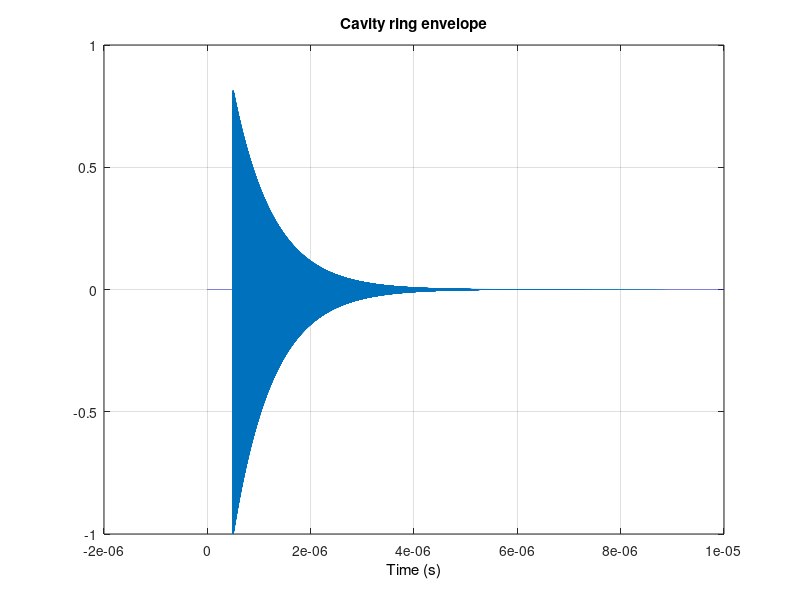
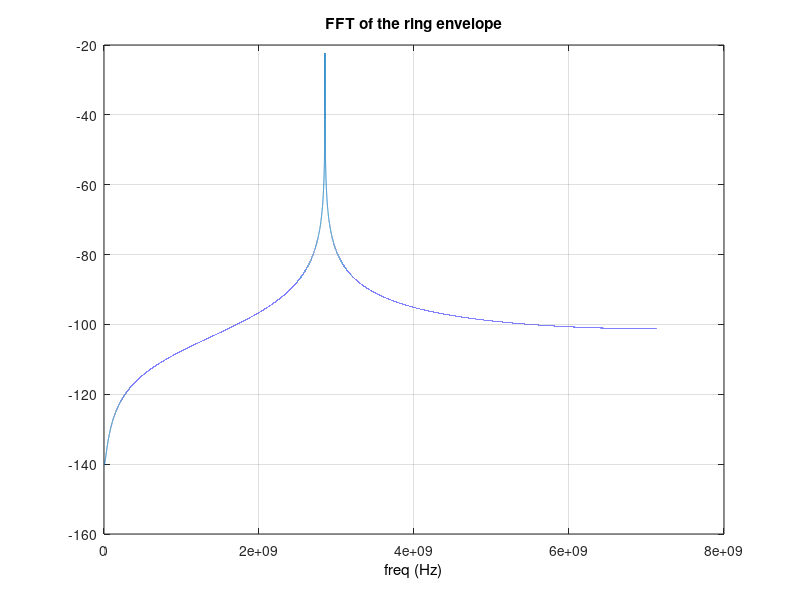

Here is the MATLAB script that generated these plots, in order:
close all;
clear all;

q = 10e-12
fr = 2851.3e6;
w = fr*2*pi;
QL = 6898.4;
Q0 = 14233.6;
beta_val = (Q0/QL) - 1;
Qe = Q0/beta_val;
ROQ = 158.65;
Rsh = ROQ * Q0;
bw = fr/QL;
tau = 1/(2*pi*bw/2);

fs = fr*5;
t_start = -1e-9;    % x axis start time
t_stop  = 10e-6;     % x axis stop time
t_delay = 0.5e-6;
Ts = 1/fs;
t = t_start:Ts:t_stop;
L = length(t);
NFFT = 2^nextpow2(L);

% Math representation of the cavity ring output 
tau = 1/(2*pi*(bw/2));            % Time constant
rf = cos(2*pi*fr*(t-t_delay));  % 2851MHz ring
y = exp(-(t-t_delay)/tau);      % Cavity exp decay
Ustep = (t >= t_delay);         % Unity step
Ustep1 = (t <= t_delay+4e-6);         % Unity step
cav_ring = rf .* Ustep .* y;    % Creating the cavity ring

test_rec = Ustep .* Ustep1;

cav_env = Ustep .* y;

cc   = 1/0.42;    % correction coefficient
w = (0.42) - (0.5*(cos(2*pi*(1:L)'/(L+1)))) + ((0.08)*(cos(4*pi*(1:L)'/(L+1))));
%end of Blackman

% Y = fft(test_rec' .* w, NFFT) *2*cc / L;
Y = fft(cav_ring', NFFT) / L;
f = (fs/2)*(linspace(0,1,NFFT/2));
data_f_amp = 2 * abs(Y(1:NFFT/2,:));
data_f_dB  = 20*log10(data_f_amp);
figure()
plot(t, cav_ring); grid on
title('Cavity ring envelope');
set(get(gca, 'XLabel'), 'String', 'Time (s)');

figure()
plot(f, data_f_dB); grid on
title('FFT of the ring envelope');
set(get(gca, 'XLabel'), 'String', 'freq (Hz)');

return

q_min = 10e-12;
q_max = 1e-9;
q_step = 50e-12;
q = q_min:q_step:q_max;
V_cav_p_ary = zeros(length(q),1);
P_ext_pwr_ary = zeros(length(q),1);
P_per_sma_ary = zeros(length(q),1);
P_per_sma_dbm_ary = zeros(length(q),1);
cav_ring_q_ary = zeros(length(q),length(t));

for k = 1:length(q)
    V_cav_p_ary(k,1) = ROQ * w * q(k);
    P_ext_pwr_ary(k,1) = (V_cav_p_ary(k,1)^2) / (ROQ*Qe);
    P_per_sma_ary(k,1) = P_ext_pwr_ary(k,1)/2;

end

P_per_sma_dbm_ary = 10.*log10(P_per_sma_ary./(1e-3));



figure()
plot(q./(1e-12), P_ext_pwr_ary); grid on;
title('beam charge vs. Pwr output')
set(get(gca, 'XLabel'), 'String', 'beam charge (pQ)');
set(get(gca, 'YLabel'), 'String', 'Watt');

figure()
plot(q./(1e-12), P_per_sma_ary); grid on;
title('beam charge vs. SMA power')
set(get(gca, 'XLabel'), 'String', 'beam charge (pQ)');
set(get(gca, 'YLabel'), 'String', 'Watt');

figure()
semilogx(q./(1e-12), P_per_sma_dbm_ary); grid on;
title('beam charge vs. SMA power')
set(get(gca, 'XLabel'), 'String', 'beam charge (pQ)');
set(get(gca, 'YLabel'), 'String', 'dBm');